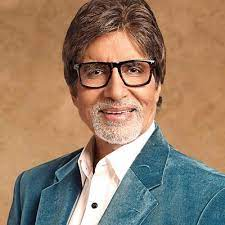
#> input picture amit.jpg, 225 x 225 px
$ python main.py
#> lines starting #> are read from the running program, lines starting #| are printed output that depends on the picture
from typing import final
import numpy as np
import imageio
import scipy.ndimage
import cv2

img = "amit.jpg"


def rgb2gray(rgb):
    return np.dot(rgb[..., :3], [0.2989, 9.5870, 0.1140])
    # this is for 2-D array formula which converts image to gray scale


def dodge(front, back):
    final_sketch = front*255/(255-back)
    # this is to convert the image into 255 if the image is greater then 255
    final_sketch[final_sketch > 255] = 255
    final_sketch[back == 255] = 255
    # this is to convert any suitable column to categorical type we will use aspect function
    # uint8 is for 8-bit signed interger
    return final_sketch.astype('uint8')


ss = imageio.imread(img)  # this command will read the image
#> ss is the input picture: shape (225, 225, 3); mean R, G, B 150.8, 126.9, 106.1
# we will convert the image to black and white which is in grey scale
gray = rgb2gray(ss)
#> in rgb2gray, `return np.dot(rgb[..., :3], [0.2989, 9.5870, 0.1140])`:
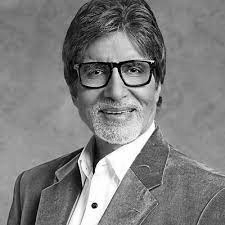
#> returned value: shape (225, 225) float64; min 0.299, max 2550, mean 1273.7; drawn with min black and max white


# 255,255,255 is the brightest color which is white color and 0,0,0 is the darkest color which is black color.
i = 255-gray
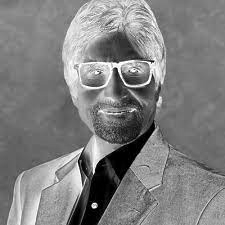
#> i: shape (225, 225) float64; min -2295, max 254.7, mean -1018.7; drawn with min black and max white


# to convert the image into blur image
blur = scipy.ndimage.filters.gaussian_filter(i, sigma=15)
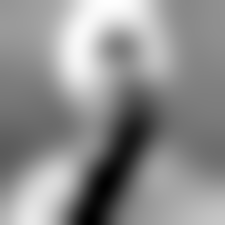
#> blur: shape (225, 225) float64; min -1719.6, max -467.2, mean -1018.7; drawn with min black and max white
# the intensity of the blurness of the image is given by sigma

# this command will convert the image into the sketch image by taking the parameters blur and gray
r = dodge(blur, gray)
#> in dodge, `return final_sketch.astype('uint8')`:
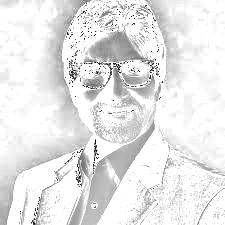
#> returned value: shape (225, 225); min 0, max 255, mean 231.6

cv2.imwrite('amitt_sketch.png', r)
